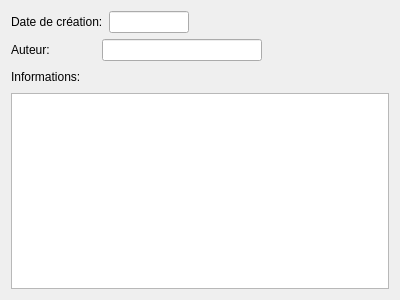
<?xml version="1.0" encoding="UTF-8"?>
<ui version="4.0">
 <class>InfoDialog</class>
 <widget class="QDialog" name="InfoDialog">
  <property name="geometry">
   <rect>
    <x>0</x>
    <y>0</y>
    <width>400</width>
    <height>300</height>
   </rect>
  </property>
  <property name="windowTitle">
   <string>Dialog</string>
  </property>
  <layout class="QVBoxLayout" name="verticalLayout">
   <item>
    <layout class="QHBoxLayout" name="horizontalLayout">
     <item>
      <widget class="QLabel" name="label">
       <property name="sizePolicy">
        <sizepolicy hsizetype="Fixed" vsizetype="Preferred">
         <horstretch>0</horstretch>
         <verstretch>0</verstretch>
        </sizepolicy>
       </property>
       <property name="minimumSize">
        <size>
         <width>85</width>
         <height>0</height>
        </size>
       </property>
       <property name="text">
        <string>Date de création:</string>
       </property>
      </widget>
     </item>
     <item>
      <widget class="QLineEdit" name="_LE_creationDate">
       <property name="sizePolicy">
        <sizepolicy hsizetype="Fixed" vsizetype="Fixed">
         <horstretch>0</horstretch>
         <verstretch>0</verstretch>
        </sizepolicy>
       </property>
       <property name="minimumSize">
        <size>
         <width>80</width>
         <height>0</height>
        </size>
       </property>
       <property name="maximumSize">
        <size>
         <width>80</width>
         <height>16777215</height>
        </size>
       </property>
       <property name="readOnly">
        <bool>true</bool>
       </property>
      </widget>
     </item>
     <item>
      <spacer name="horizontalSpacer">
       <property name="orientation">
        <enum>Qt::Horizontal</enum>
       </property>
       <property name="sizeHint" stdset="0">
        <size>
         <width>40</width>
         <height>20</height>
        </size>
       </property>
      </spacer>
     </item>
    </layout>
   </item>
   <item>
    <layout class="QHBoxLayout" name="horizontalLayout_2">
     <item>
      <widget class="QLabel" name="label_2">
       <property name="sizePolicy">
        <sizepolicy hsizetype="Fixed" vsizetype="Preferred">
         <horstretch>0</horstretch>
         <verstretch>0</verstretch>
        </sizepolicy>
       </property>
       <property name="minimumSize">
        <size>
         <width>85</width>
         <height>0</height>
        </size>
       </property>
       <property name="text">
        <string>Auteur:</string>
       </property>
      </widget>
     </item>
     <item>
      <widget class="QLineEdit" name="_LE_author">
       <property name="minimumSize">
        <size>
         <width>160</width>
         <height>0</height>
        </size>
       </property>
       <property name="maximumSize">
        <size>
         <width>160</width>
         <height>16777215</height>
        </size>
       </property>
       <property name="readOnly">
        <bool>true</bool>
       </property>
      </widget>
     </item>
     <item>
      <spacer name="horizontalSpacer_2">
       <property name="orientation">
        <enum>Qt::Horizontal</enum>
       </property>
       <property name="sizeHint" stdset="0">
        <size>
         <width>40</width>
         <height>20</height>
        </size>
       </property>
      </spacer>
     </item>
    </layout>
   </item>
   <item>
    <layout class="QHBoxLayout" name="horizontalLayout_3">
     <item>
      <widget class="QLabel" name="label_3">
       <property name="text">
        <string>Informations:</string>
       </property>
      </widget>
     </item>
     <item>
      <spacer name="horizontalSpacer_3">
       <property name="orientation">
        <enum>Qt::Horizontal</enum>
       </property>
       <property name="sizeHint" stdset="0">
        <size>
         <width>40</width>
         <height>20</height>
        </size>
       </property>
      </spacer>
     </item>
    </layout>
   </item>
   <item>
    <widget class="QTextEdit" name="_TXT_comments">
     <property name="readOnly">
      <bool>true</bool>
     </property>
    </widget>
   </item>
  </layout>
 </widget>
 <resources/>
 <connections/>
</ui>
